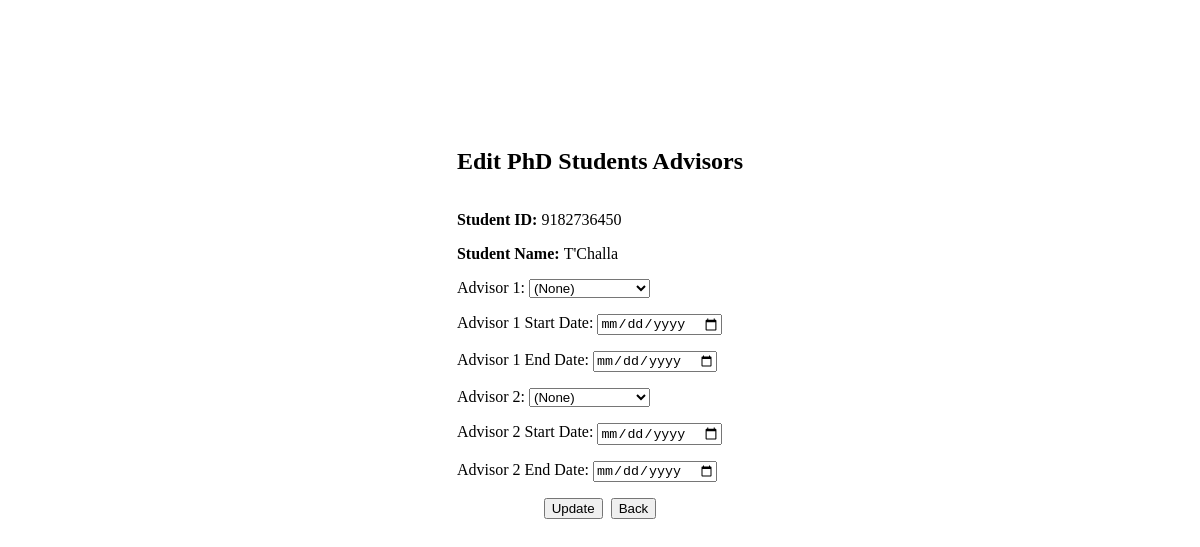
Page /src/edit_advisor.php?student_id=9182736450 on the earlier database version.
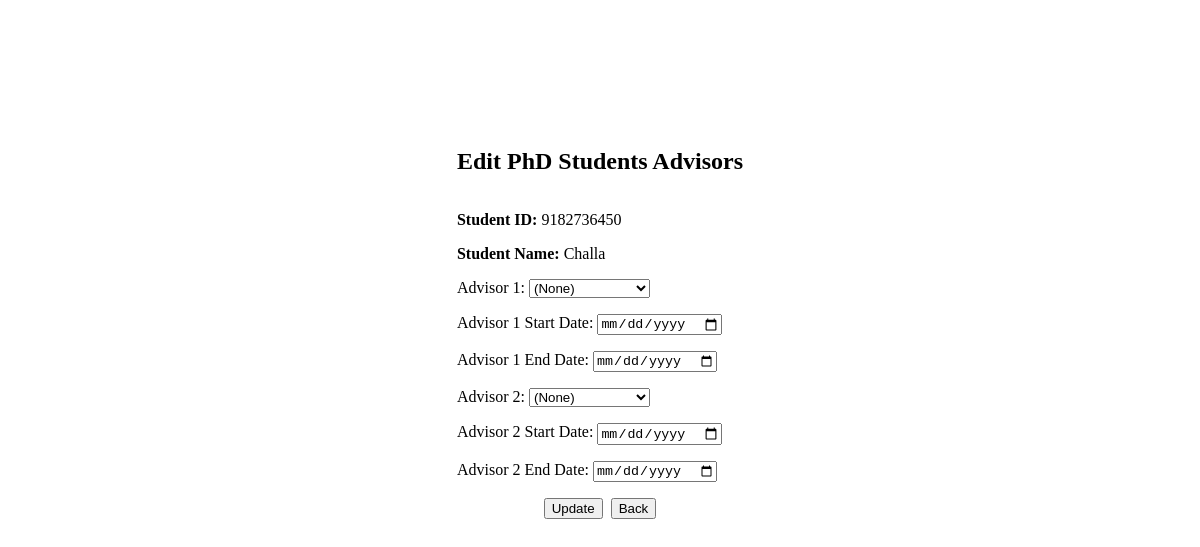
Same page on the later database version.
### tables this page shows
create table student
(
    student_id varchar(10),
    name       varchar(20) not null,
    email      varchar(50) not null,
    dept_name  varchar(100),
    primary key (student_id),
    foreign key (dept_name) references department (dept_name)
        on delete set null
);

### src/common/pdo.php (called while the page is built)
<?php
function pdo_connect(): PDO
{
    $config = require __DIR__ . '/config.php';
    $database_config = $config['database'];
    $host = $database_config['host'];
    $dbname = $database_config['dbname'];
    $username = $database_config['username'];
    $password = $database_config['password'];
    return new PDO(
        "mysql:host=$host;dbname=$dbname;charset=utf8mb4",
        $username,
        $password,
        [
            PDO::ATTR_ERRMODE => PDO::ERRMODE_EXCEPTION,
            PDO::ATTR_DEFAULT_FETCH_MODE => PDO::FETCH_ASSOC,
            PDO::ATTR_EMULATE_PREPARES => false
        ]
    );
}
function pdo_instance(bool $original = false): PDO|null
{
    static $pdo;
    if ($original) {
        return $pdo;
    }
    if (!$pdo) {
        $pdo = pdo_connect();
    }
    return $pdo;
}
function bind_params(PDOStatement $stmt, array $params): PDOStatement
{
    foreach ($params as $key => $value) {
        $stmt->bindValue(':' . $key, $value);
    }
    return $stmt;
}
function execute(PDOStatement $stmt, array $params = []): bool
{
    if ($params !== []) {
        bind_params($stmt, $params);
    }
    return $stmt->execute();
}

### src/service/student.php (called while the page is built, shortened)
<?php
require_once __DIR__ . '/../minimal.php';
function get_student_by_id(string $student_id): array|null
{
    $stmt = pdo_instance()->prepare(
        "
            SELECT * FROM student
            WHERE student_id = :student_id
        "
    );
    execute($stmt, ["student_id" => $student_id]);
    return $stmt->rowCount() === 0 ? null : $stmt->fetch();
}
function get_advisors(string $student_id): array
{
    $stmt = pdo_instance()->prepare(
        "
            SELECT * FROM advise
            JOIN instructor ON advise.instructor_id = instructor.instructor_id
            WHERE student_id = :student_id
        "
    );
    execute($stmt, ['student_id' => $student_id]);
    return $stmt->fetchAll();
}

### src/minimal.php (called while the page is built, shortened)
<?php
require_once __DIR__ . '/common/pdo.php';
function build_url(string $url, array $params = []): string
{
    $query_string = $params ? '?' . http_build_query($params, '', '&') : '';
    return $url . $query_string;
}

### src/edit_advisor.php (the view, shortened to what this page needs)
<?php
require_once 'minimal.php';
$student_id = $_GET['student_id'];
$instructor_id = $_GET['instructor_id'] ?? '';
$phd_student = get_student_by_id($student_id);
$advisors = get_advisors($student_id);
$advisor1_start_date = $advisors[0]['start_date'] ?? "";
$advisor1_end_date = $advisors[0]['end_date'] ?? "";
$advisor2_start_date = $advisors[1]['start_date'] ?? "";
$advisor2_end_date = $advisors[1]['end_date'] ?? "";
$back_url = build_url(
    Page::ADVISOR,
    $instructor_id ? ['instructor_id' => $instructor_id] : []
);
?>
<html lang="en">
<head>
</head>
<body style="height: 100%;">
<div style="display: flex; justify-content: center; margin-top: 16vh;">
  <div style="display: flex; flex-direction: column; gap: 1rem;">
    <h2>Edit PhD Students Advisors</h2>
    <form
      style="display: flex; flex-direction: column; gap: 1rem;"
      action="<?= Page::EDIT_ADVISOR ?>" method="POST"
    >
      <div><b>Student ID: </b><?= $student_id ?></div>
      <div><b>Student Name: </b><?= $phd_student['name'] ?></div>
      <label>
        Advisor 1:
        <select name="advisor1_instructor_id">
          <option value="">(None)</option>
        </select>
      </label>
      <label>
        Advisor 1 Start Date:
        <input type="date" name="advisor1_start_date"
               value="<?= $advisor1_start_date ?>">
      </label>
      <label>
        Advisor 1 End Date:
        <input type="date" name="advisor1_end_date"
               value="<?= $advisor1_end_date ?>">
      </label>
      <label>
        Advisor 2:
        <select name="advisor2_instructor_id">
          <option value="">(None)</option>
        </select>
      </label>
      <label>
        Advisor 2 Start Date:
        <input type="date" name="advisor2_start_date"
               value="<?= $advisor2_start_date ?>">
      </label>
      <label>
        Advisor 2 End Date:
        <input type="date" name="advisor2_end_date"
               value="<?= $advisor2_end_date ?>">
      </label>
      <div style="display: flex; justify-content: center;">
        <button type="submit">Update</button>
        <a href="<?= $back_url ?>" style="margin-left: 0.5rem;">
          <button type="button">Back</button>
        </a>
      </div>
    </form>
  </div>
</div>
</body>
</html>

Differences in the rows shown:
changed student: name "T'Challa" → "Challa"
